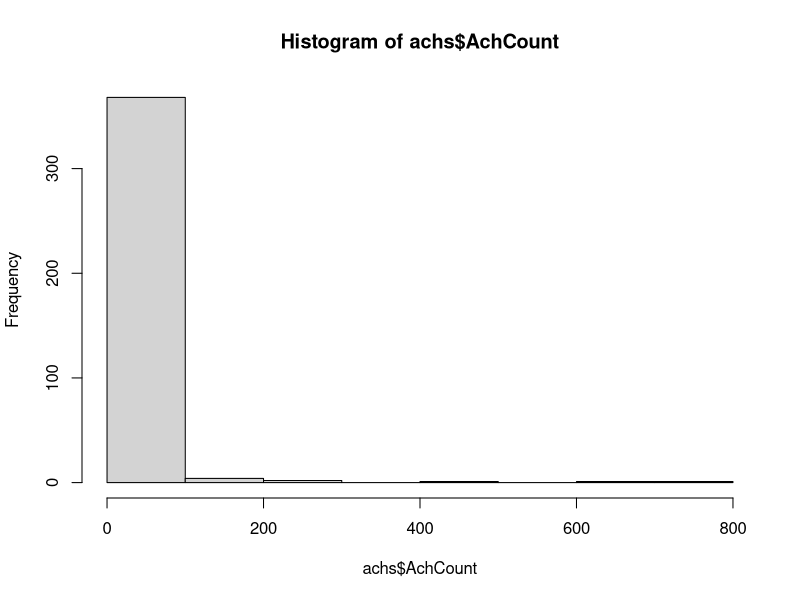
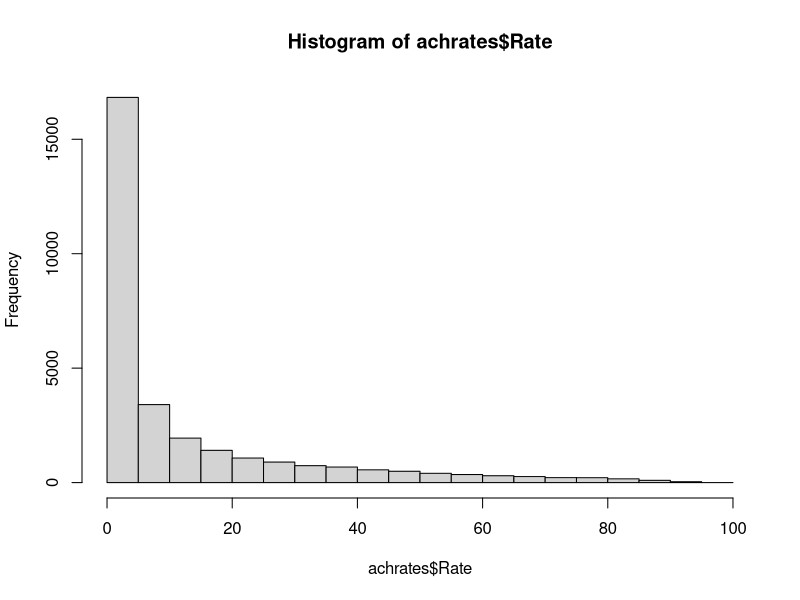
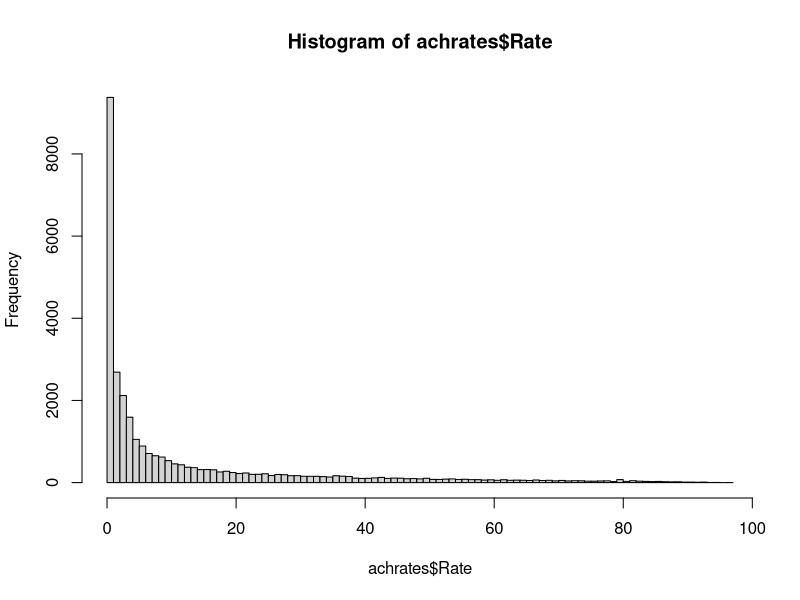

Reproduce these figures in R, in order.
library(psych)


# Assign data from to achievements object
achs <- read.table("achievements.txt", header=T)

# Plot histogram for data
hist(achs$AchCount)

# Get some descriptive stats
describe(achs)




# Assign data from achievement rates file
achrates <- read.table("ach-rates-full.txt", header=T, quote="|")

# Plot histogram for data
hist(achrates$Rate)
hist(achrates$Rate, breaks = 100)

# Get some descriptive stats
describe(achrates)
